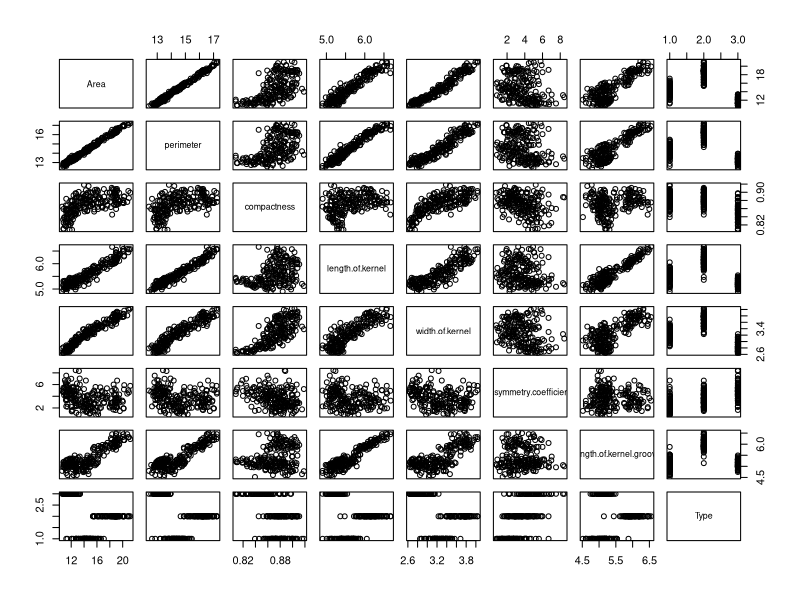
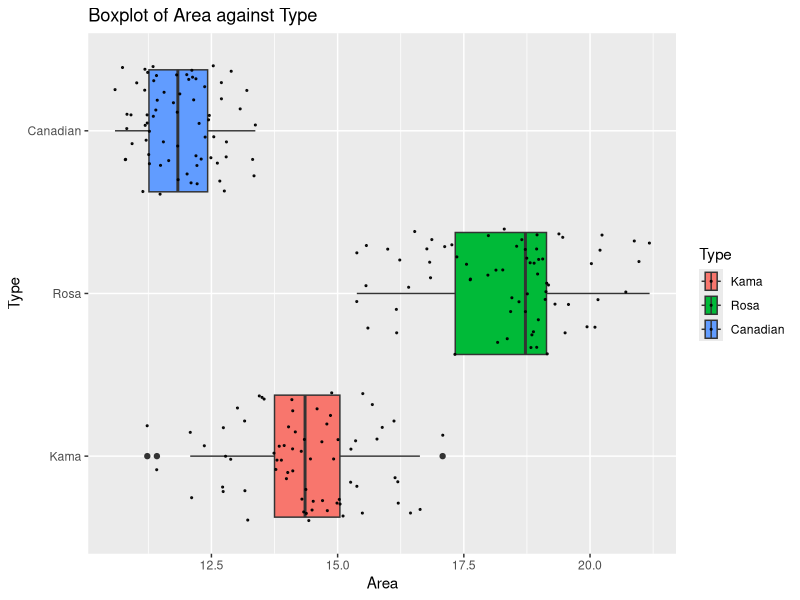
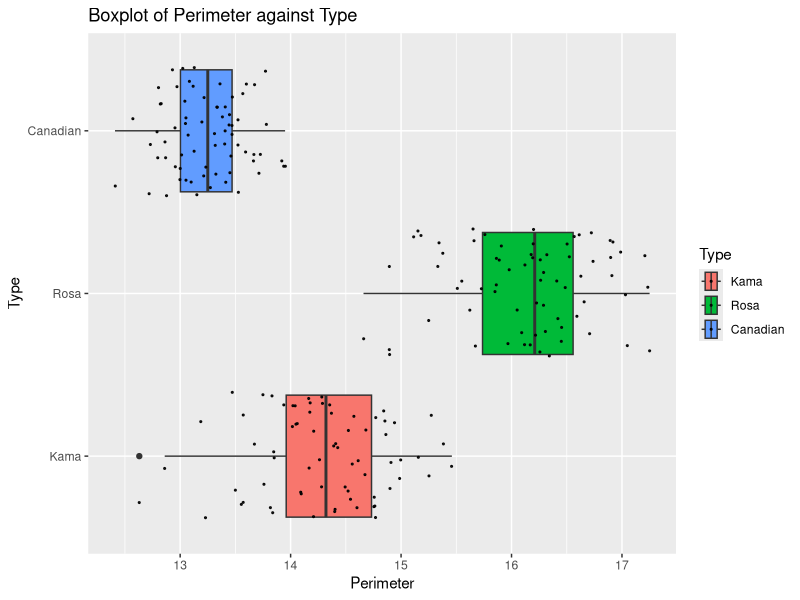
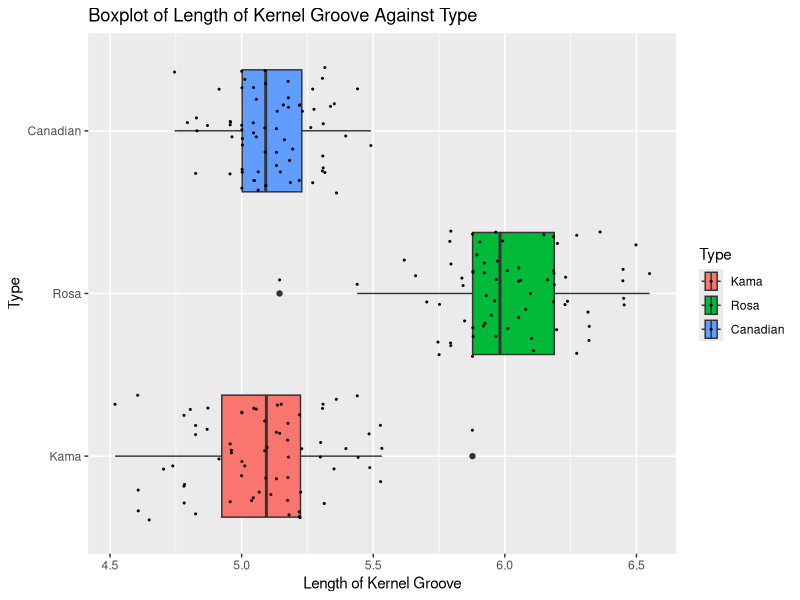
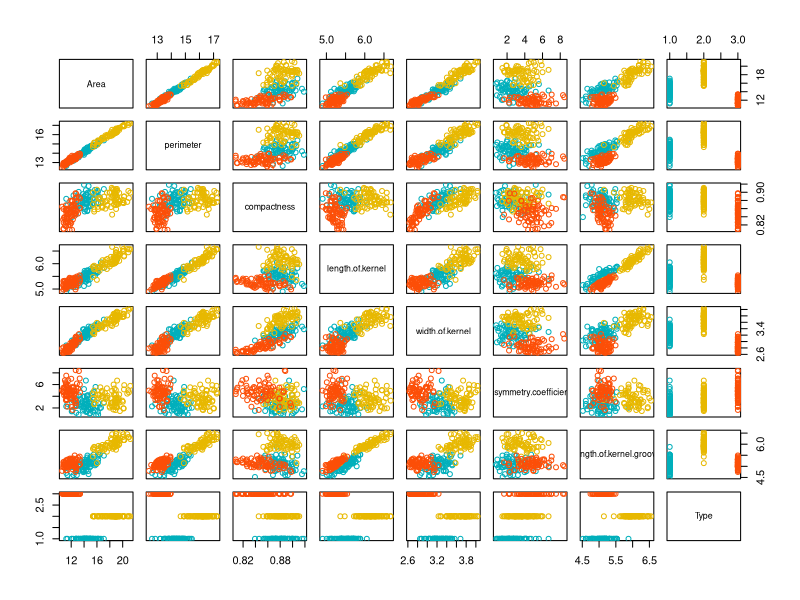
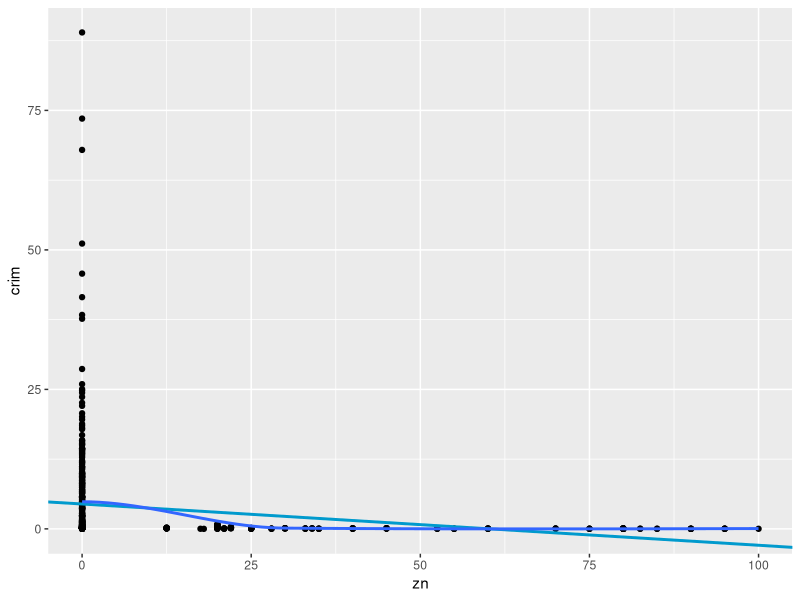
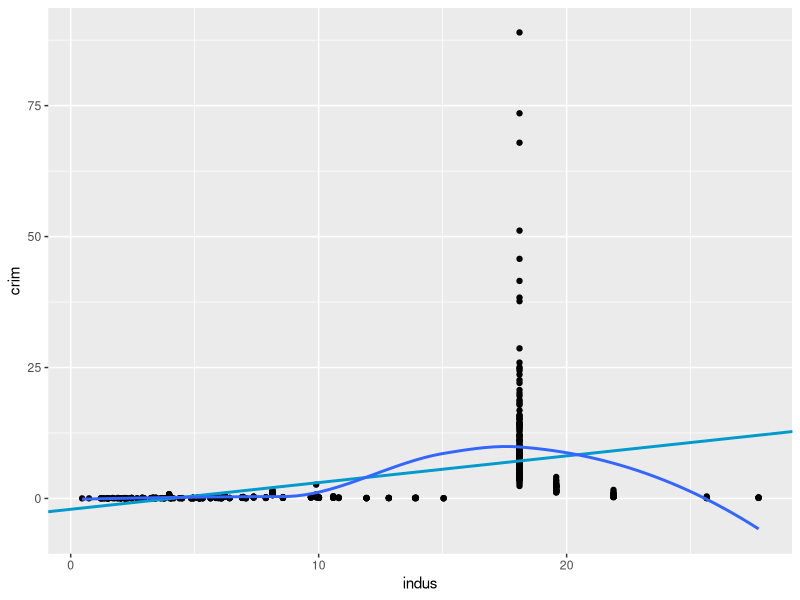
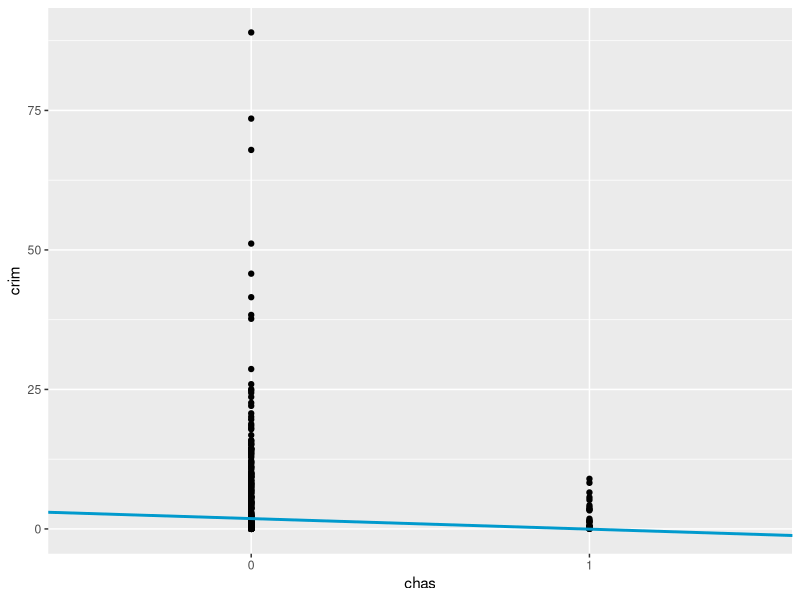

Recreate these plots in R, in order.
#Data 3 - HW 1#

getwd()

#3.
#a.
seeds<-read.csv("seeds.csv")
seeds$Type<-as.factor(seeds$Type)

library(plyr)

levels(seeds$Type)
seeds$Type<-revalue(seeds$Type, c("1" = "Kama", "2" = "Rosa", "3" = "Canadian"))

#b
summary(seeds)

#c.
count(seeds$perimeter > 15)
71/210

#d
which.max(seeds$asymmetry.coefficient)

seeds[210,]

#e
pairs(seeds)

#f
library(ggplot2)
p3_f1<-ggplot(data =seeds, aes(x=Area, y=Type, fill=Type ))
p3_f1 + geom_boxplot() + geom_jitter(color = "black", size = 0.4, alpha = 0.9)+
  ggtitle("Boxplot of Area against Type") + xlab("Area") + ylab("Type")

p3_f2<-ggplot(data =seeds, aes(x=perimeter, y=Type, fill=Type ))
p3_f2 + geom_boxplot() + geom_jitter(color = "black", size = 0.4, alpha = 0.9)+
  ggtitle("Boxplot of Perimeter against Type") + xlab("Perimeter") + ylab("Type")

p3_f3<-ggplot(data =seeds, aes(x=length.of.kernel.groove, y=Type, fill=Type ))
p3_f3 + geom_boxplot() + geom_jitter(color = "black", size = 0.4, alpha = 0.9)+
  ggtitle("Boxplot of Length of Kernel Groove Against Type") + xlab("Length of Kernel Groove") + ylab("Type")

#g
my_cols <- c("#00AFBB", "#E7B800", "#FC4E07")  
pairs(seeds, col = my_cols[seeds$Type])

#4

#5
#A
#each single regression followed by code for plots
library(MASS)
?Boston
Bostons<-Boston
Boston_2<-Bostons^2
Boston_3<-Bostons^3

Boston$chas <- factor(Boston$chas)

b_m1<-lm(crim~zn, data = Boston)
summary(b_m1)
b_m1p<-ggplot(Boston, aes(x = zn, y = crim)) + 
  geom_point() + 
  geom_abline(intercept = coef(b_m1)[1], slope = coef(b_m1)[2], 
              col = "deepskyblue3", 
              size = 1) + 
  geom_smooth(se = F)
b_m1p

b_m2<-lm(crim~indus, data = Boston)
summary(b_m2)
b_m2p<-ggplot(Boston, aes(x = indus, y = crim)) + 
  geom_point() + 
  geom_abline(intercept = coef(b_m2)[1], slope = coef(b_m2)[2], 
              col = "deepskyblue3", 
              size = 1) + 
  geom_smooth(se = F)
b_m2p

b_m3<-lm(crim~chas, data = Boston)
summary(b_m3)
b_m3p<-ggplot(Boston, aes(x = chas, y = crim)) + 
  geom_point() + 
  geom_abline(intercept = coef(b_m3)[1], slope = coef(b_m3)[2], 
              col = "deepskyblue3", 
              size = 1) + 
  geom_smooth(se = F)
b_m3p

b_m4<-lm(crim~nox, data = Boston)
summary(b_m4)
b_m4p<-ggplot(Boston, aes(x = nox, y = crim)) + 
  geom_point() + 
  geom_abline(intercept = coef(b_m4)[1], slope = coef(b_m4)[2], 
              col = "deepskyblue3", 
              size = 1) + 
  geom_smooth(se = F)
b_m4p

b_m5<-lm(crim~rm, data = Boston)
summary(b_m5)
b_m5p<-ggplot(Boston, aes(x = rm, y = crim)) + 
  geom_point() + 
  geom_abline(intercept = coef(b_m5)[1], slope = coef(b_m5)[2], 
              col = "deepskyblue3", 
              size = 1) + 
  geom_smooth(se = F)
b_m5p

b_m6<-lm(crim~age, data = Boston)
summary(b_m6)
b_m6p<-ggplot(Boston, aes(x = age, y = crim)) + 
  geom_point() + 
  geom_abline(intercept = coef(b_m6)[1], slope = coef(b_m6)[2], 
              col = "deepskyblue3", 
              size = 1) + 
  geom_smooth(se = F)
b_m6p

b_m7<-lm(crim~dis, data = Boston)
summary(b_m7)
b_m7p<-ggplot(Boston, aes(x = dis, y = crim)) + 
  geom_point() + 
  geom_abline(intercept = coef(b_m7)[1], slope = coef(b_m7)[2], 
              col = "deepskyblue3", 
              size = 1) + 
  geom_smooth(se = F)
b_m7p

b_m8<-lm(crim~rad, data = Boston)
summary(b_m8)
b_m8p<-ggplot(Boston, aes(x = rad, y = crim)) + 
  geom_point() + 
  geom_abline(intercept = coef(b_m8)[1], slope = coef(b_m8)[2], 
              col = "deepskyblue3", 
              size = 1) + 
  geom_smooth(se = F)
b_m8p

b_m9<-lm(crim~tax, data = Boston)
summary(b_m9)
b_m9p<-ggplot(Boston, aes(x = tax, y = crim)) + 
  geom_point() + 
  geom_abline(intercept = coef(b_m9)[1], slope = coef(b_m9)[2], 
              col = "deepskyblue3", 
              size = 1) + 
  geom_smooth(se = F)
b_m9p

b_m10<-lm(crim~ptratio, data = Boston)
summary(b_m10)
b_m10p<-ggplot(Boston, aes(x = ptratio, y = crim)) + 
  geom_point() + 
  geom_abline(intercept = coef(b_m10)[1], slope = coef(b_m10)[2], 
              col = "deepskyblue3", 
              size = 1) + 
  geom_smooth(se = F)
b_m10p

b_m11<-lm(crim~black, data = Boston)
summary(b_m11)
b_m11p<-ggplot(Boston, aes(x = black, y = crim)) + 
  geom_point() + 
  geom_abline(intercept = coef(b_m11)[1], slope = coef(b_m11)[2], 
              col = "deepskyblue3", 
              size = 1) + 
  geom_smooth(se = F)
b_m11p

b_m12<-lm(crim~lstat, data = Boston)
summary(b_m12)
b_m12p<-ggplot(Boston, aes(x = lstat, y = crim)) + 
  geom_point() + 
  geom_abline(intercept = coef(b_m12)[1], slope = coef(b_m12)[2], 
              col = "deepskyblue3", 
              size = 1) + 
  geom_smooth(se = F)
b_m12p

b_m13<-lm(crim~medv, data = Boston)
summary(b_m13)
b_m13p<-ggplot(Boston, aes(x = medv, y = crim)) + 
  geom_point() + 
  geom_abline(intercept = coef(b_m13)[1], slope = coef(b_m13)[2], 
              col = "deepskyblue3", 
              size = 1) + 
  geom_smooth(se = F)
b_m13p

#B
b_m14<-lm(crim~., data = Boston)
summary(b_m14)

#C
single_reg<-c(coef(b_m1)[[2]], coef(b_m2)[[2]],coef(b_m3)[[2]],coef(b_m4)[[2]],coef(b_m5)[[2]],coef(b_m6)[[2]],coef(b_m7)[[2]],
              coef(b_m8)[[2]],coef(b_m9)[[2]],coef(b_m10)[[2]],coef(b_m11)[[2]],coef(b_m12)[[2]],coef(b_m13)[[2]])
single_reg<-as.data.frame(single_reg)

multiple_reg<-b_m14[[1]]
multiple_reg<-as.data.frame(multiple_reg)
multiple_reg<-multiple_reg[-1,]
multiple_reg<-as.data.frame(multiple_reg)

names<-names((b_m14$coefficients))
names<-as.data.frame(names)
names<-names[-1,]
names<-as.data.frame(names)

regression_plot<-cbind(single_reg, multiple_reg,names)


ggplot(regression_plot, aes(x = single_reg, y = multiple_reg, col = names)) + 
  geom_jitter() + 
  labs(title = "Simple vs Multiple Regression Coefficients", 
       subtitle = "For linear models predicting 'crim'", 
       x = "Simple Coefficient", 
       y = "Multiple Coefficient")  

#D
library(tidyverse)
P_value_x <- c()
P_value_x2 <- c()
P_value_x3 <- c()
R2 <- c()
y <- Boston$crim

for (i in 1:ncol(Boston)) {
  x <- Boston[ ,i]
  if (is.numeric(x)) { 
    model <- lm(y ~ x + I(x^2) + I(x^3))
    if (!identical(y, x)) {
      P_value_x[i] <- summary(model)$coefficients[2, 4]
      P_value_x2[i] <- summary(model)$coefficients[3, 4]
      P_value_x3[i] <- summary(model)$coefficients[4, 4]
      R2[i] <- summary(model)$r.squared 
    }
  } else {
    P_value_x[i] <- NA
    P_value_x2[i] <- NA
    P_value_x3[i] <- NA
    R2[i] <- NA
  }
}

data.frame(varname = names(Boston),
           R2 = round(R2, 5),
           P_value_x = round(P_value_x, 10),
           P_value_x2 = round(P_value_x2, 10), 
           P_value_x3 = round(P_value_x3, 10)) %>%
  filter(!varname %in% c("crim", "chas")) %>%
  arrange(desc(R2)) %>%
  mutate(relationship = case_when(P_value_x3 < 0.05 ~ "Cubic", 
                                  P_value_x2 < 0.05 ~ "Quadratic", 
                                  P_value_x < 0.05 ~ "Linear", 
                                  TRUE ~ "No Relationship"))

#test code for my own try

Boston<-Boston

n<-14
my_lms <- lapply(2:n, function(x) lm(Bostons$crim ~ Bostons[,x] + Boston_2[,x] + Boston_3[,x] ))
#makes a function x, the function is defined afterward. 
summaries <- lapply(my_lms, summary)
print(summaries)

testreg<-lm(crim ~ zn + I(zn^2) + I(zn^3), data = Boston)
summary(testreg)
?I
#ok, this works, note that we can't have CHAS as a factor while doing this b/c it breaks the code, and that we cant
#have our my lms set using I b/c it is not defined b/c of singularities

testlist<-list(NA)
for (i in 2:ncol(Bostons)){
  testlist[[i-1]]<-summary(lm(Bostons$crim ~ Bostons[,i] + Boston_2[,i] + Boston_3[,i] ))
}
print(testlist)
